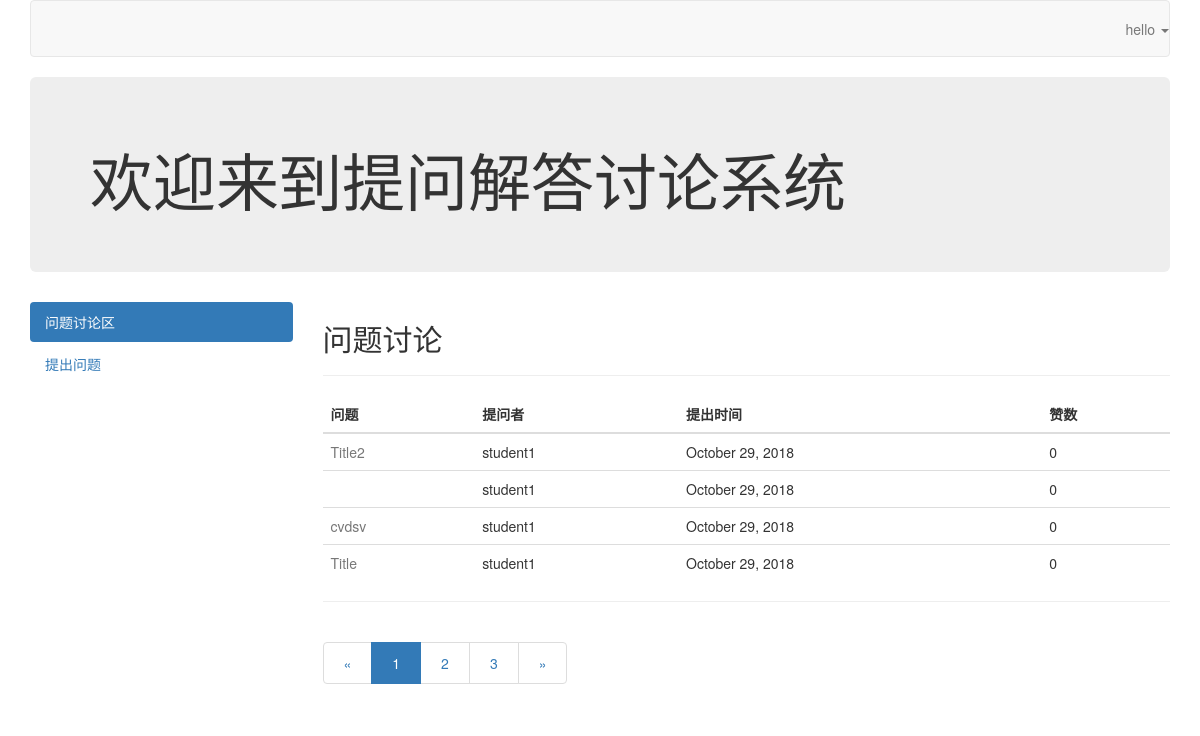
Page /qa/1/ on the committed database.
### question_and_answer/models.py (models this page shows, shortened)
class Question(models.Model):
    student = models.ForeignKey('Student', on_delete=models.CASCADE)
    question_title = models.CharField(max_length=40)
    question_text = models.CharField(max_length=200)
    pub_date = models.DateTimeField('Date published', default=timezone.now())
    good_num = models.IntegerField(default=0)
    bad_num = models.IntegerField(default=0)

class Student(models.Model):
    username = models.CharField(max_length=20)
    password = models.CharField(max_length=20)
    def __str__(self):
        return self.username

### question_and_answer/views.py (the view)
# urls.py: path('<int:page>/', views.index, name='index'),
def index(request, page):
    question_list = Question.objects.order_by('-pub_date')[(page-1):(page+20)]
    user = 'hello'
    context = {
        'user':user,
        'question_list': question_list,
    }
    return render(request, 'question_and_answer/index.html', context)

### question_and_answer/templates/question_and_answer/index.html (shortened to what this page needs)
<!DOCTYPE html>
<html>
<head>
	<link href="http://libs.baidu.com/bootstrap/3.2.0/css/bootstrap.min.css" rel="stylesheet">
</head>
<body data-spy="scroll" data-target="#myScrollspy">
<div class="container">
  <nav class="navbar navbar-default" role="navigation">
   <ul class="nav navbar-nav navbar-right">
         <li class="dropdown">
            <a class="dropdown-toggle" data-toggle="dropdown">
               {{ user }} <b class="caret"></b>
            </a>
         </li>
      </ul>
   </nav>
	<div class="jumbotron">
        <h1>欢迎来到提问解答讨论系统</h1>
    </div>
    <div class="row">
        <div class="col-sm-3" id="myScrollspy">
            <ul class="nav nav-pills nav-stacked" data-spy="affix" data-offset-top="125">
                <li class="active"><a href="index.html">问题讨论区</a></li>
                <li><a href="{% url 'question_and_answer:newQuestion' %}">提出问题</a></li>
            </ul>
        </div>
        <div class="col-sm-9" id="lists">
        	<h2 id="section-1">问题讨论</h2>
            <hr>
           <table class="table table-hover" >
           	<thead>
           		<tr>
           			<th>问题</th>
           			<th>提问者</th>
           			<th>提出时间</th>
           			<th>赞数</th>
           		</tr>
           	</thead>
           {% if question_list %}
           	<tbody>
                {% for question in question_list %}
                    <tr>
                        <td><a class="text-muted" href="{% url 'question_and_answer:detail' question.id %}">{{ question.question_title }}</a></td>
                        <td>{{ question.student }}</td>
                        <td>{{ question.pub_date | date:"F j, Y" }}</td>
                        <td>{{ question.good_num }}</td>
                    </tr>
                {% endfor %}
            {% else %}
                <tr><td colspan=4>没有问题了</td></tr>
            {% endif %}
           	</tbody>
           </table>
           <hr>
           <ul class="pagination">
            <li><a href="{% url 'question_and_answer:index' 1 %}">&laquo;</a></li>
            <li class="active"><a href="{% url 'question_and_answer:index' 1 %}">1</a></li>
            <li><a href="{% url 'question_and_answer:index' 2 %}">2</a></li>
            <li><a href="{% url 'question_and_answer:index' 3 %}">3</a></li>
            <li><a href="{% url 'question_and_answer:index' 2 %}">&raquo;</a></li>
            </ul>
         </div>
    </div>
</div>
</body>
</html>

### rows in the picture
Question: question_title "Title2", student "student1", pub_date "October 29, 2018", good_num "0"
Question: student "student1", pub_date "October 29, 2018", good_num "0"
Question: question_title "cvdsv", student "student1", pub_date "October 29, 2018", good_num "0"
Question: question_title "Title", student "student1", pub_date "October 29, 2018", good_num "0"

### other values in the picture
{{ user }} "hello"
